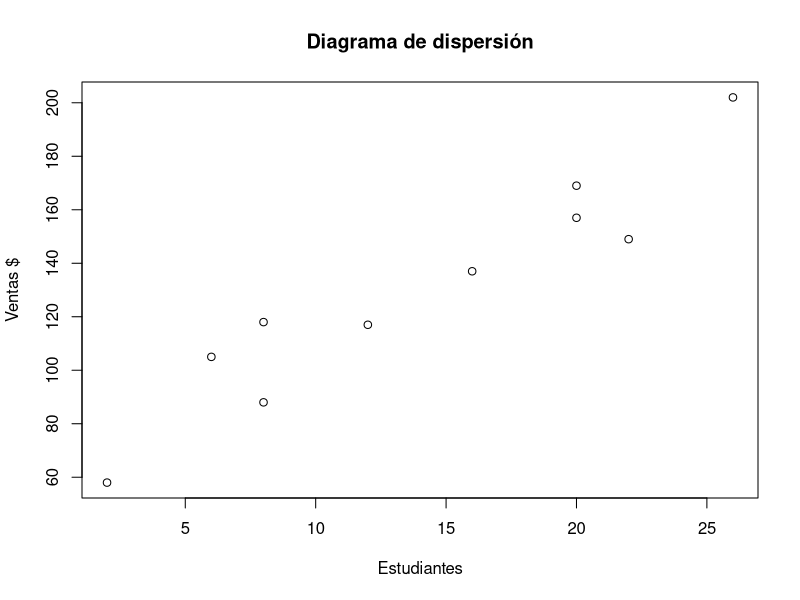
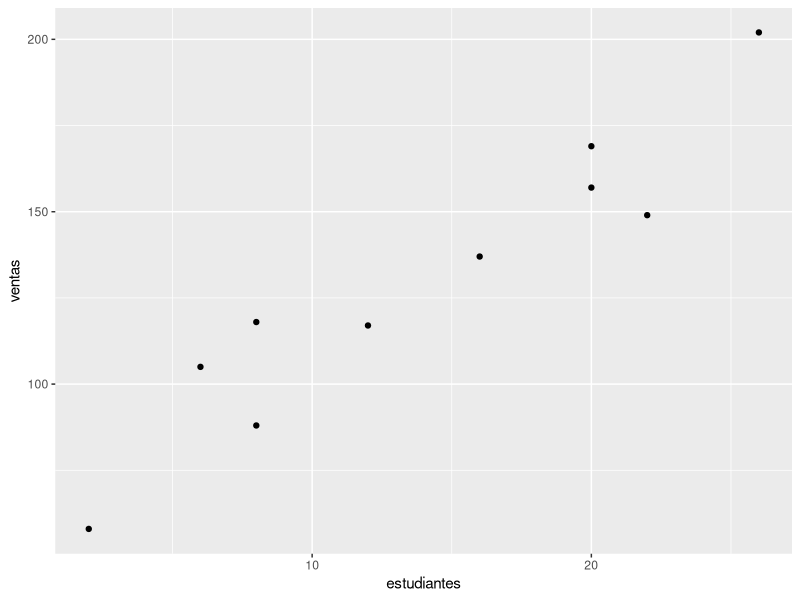
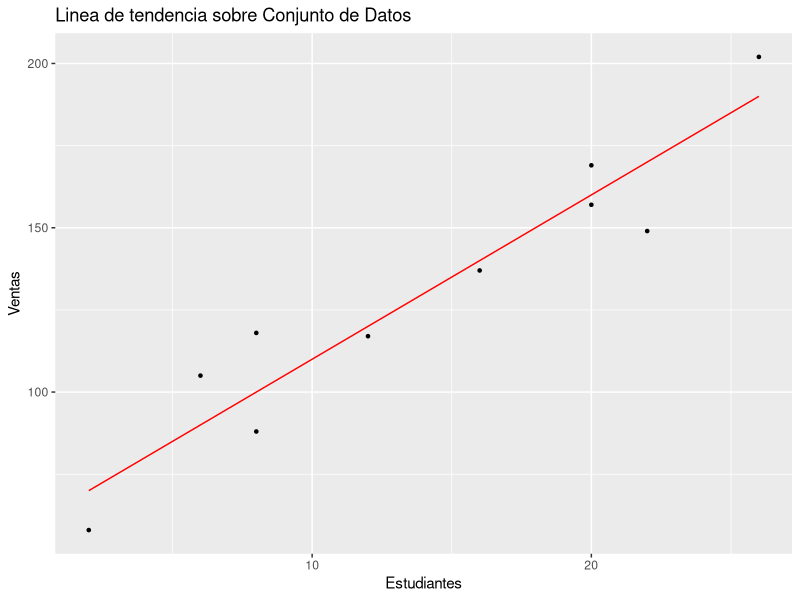

Source code (R) for these figures, in order:
library(ggplot2) # Para gráficas
library(stats) # Para regresion lineal
#SE CARGAN LOS DATOS PARA INICIAR EL MODELO
restaurantes <- c(1:10)
estudiantes <- c(2,6,8,8,12,16,20,20,22,26)
ventas <- c(58,105,88,118,117,137,157,169,149,202)

#en data frame
datos <- data.frame(restaurantes,estudiantes,ventas)
datos

#diagrama de dispersion_____________________________________

plot(datos$estudiantes, datos$ventas,
     xlab = "Estudiantes",
     ylab = "Ventas $",
     main = "Diagrama de dispersión")

ggplot(datos, aes(estudiantes, ventas))   +   geom_point()

modelo<-lm(ventas ~ estudiantes, datos) 
modelo


y_predict <- predict(modelo, datos)

ggplot() + geom_point(data = datos, aes(x = estudiantes, y = ventas), size = 0.9) +
  geom_line(aes( x = datos$estudiantes, y = y_predict), color = "red") +
  xlab("Estudiantes") + 
  ylab("Ventas") + 
  ggtitle("Linea de tendencia sobre Conjunto de Datos")


#predicción de valores determinados en un vector 

a.coef.intercepcion = modelo$coefficients[1]
b.pendiente = modelo$coefficients[2]
y.prediccion <- a.coef.intercepcion + b.pendiente * c(16, 32, 64, 96)
# Las predicciones son:
y.prediccion
 
#INTERPRETACIÓN DEL MODELO
summary(modelo)
#---------------------------------


